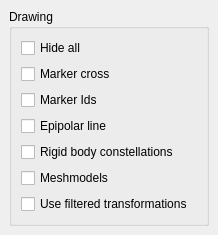
<?xml version="1.0" encoding="UTF-8"?>
<ui version="4.0">
 <class>DisplayOptionsDockWidget</class>
 <widget class="QDockWidget" name="DisplayOptionsDockWidget">
  <property name="geometry">
   <rect>
    <x>0</x>
    <y>0</y>
    <width>197</width>
    <height>228</height>
   </rect>
  </property>
  <property name="sizePolicy">
   <sizepolicy hsizetype="Maximum" vsizetype="Maximum">
    <horstretch>0</horstretch>
    <verstretch>0</verstretch>
   </sizepolicy>
  </property>
  <property name="windowTitle">
   <string>Display Options</string>
  </property>
  <widget class="QWidget" name="dockWidgetContents">
   <layout class="QGridLayout" name="gridLayout">
    <item row="0" column="0">
     <widget class="QGroupBox" name="groupBox_Interpolation_2">
      <property name="title">
       <string>Drawing</string>
      </property>
      <layout class="QGridLayout" name="gridLayout_7">
       <item row="5" column="0">
        <widget class="QCheckBox" name="checkBoxRigidBodyMeshmodels">
         <property name="maximumSize">
          <size>
           <width>16777215</width>
           <height>16777215</height>
          </size>
         </property>
         <property name="text">
          <string>Meshmodels</string>
         </property>
        </widget>
       </item>
       <item row="6" column="0" colspan="4">
        <widget class="QCheckBox" name="checkBox_DrawFiltered">
         <property name="text">
          <string>Use filtered transformations</string>
         </property>
        </widget>
       </item>
       <item row="4" column="0">
        <widget class="QCheckBox" name="checkBoxRigidBodyConstellation">
         <property name="text">
          <string>Rigid body constellations</string>
         </property>
        </widget>
       </item>
       <item row="2" column="0">
        <widget class="QCheckBox" name="checkBoxMarkerIds">
         <property name="text">
          <string>Marker Ids</string>
         </property>
        </widget>
       </item>
       <item row="1" column="0">
        <widget class="QCheckBox" name="checkBoxMarkers">
         <property name="text">
          <string>Marker cross</string>
         </property>
        </widget>
       </item>
       <item row="3" column="0">
        <widget class="QCheckBox" name="checkBoxEpipolar">
         <property name="text">
          <string>Epipolar line</string>
         </property>
        </widget>
       </item>
       <item row="0" column="0">
        <widget class="QCheckBox" name="checkBoxHide">
         <property name="text">
          <string>Hide all</string>
         </property>
        </widget>
       </item>
      </layout>
     </widget>
    </item>
   </layout>
  </widget>
 </widget>
 <resources/>
 <connections/>
</ui>
